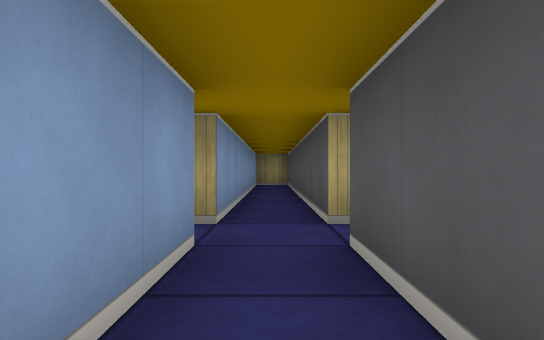
[1] (above)

23 first-person views from a walk through a cub3D maze. The camera is about half as high as the walls, looks level and sees 70° across. The floor is counted in squares. Each view is taken from the middle of a square. On the plan, view 1 faces up. The plan holds only what a view shows up to about 9 squares ahead; the rest is blank.

[2]
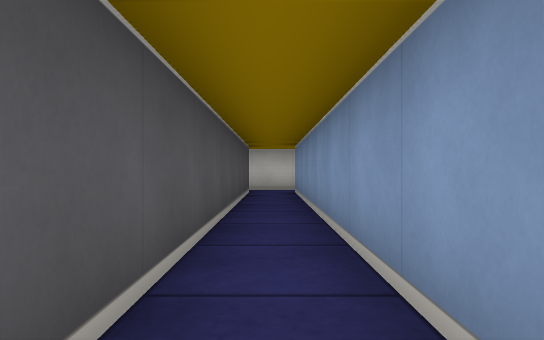

[3]
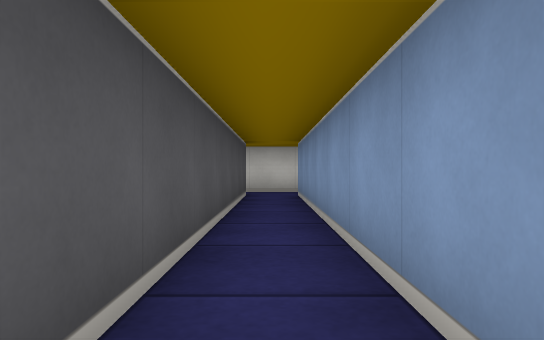

[4]
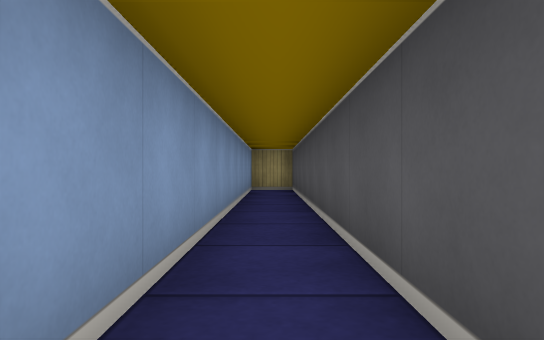

[5]
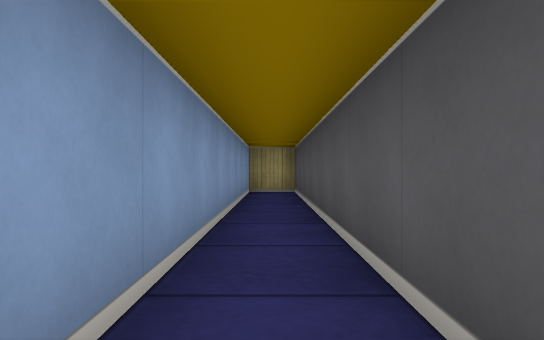

[6]
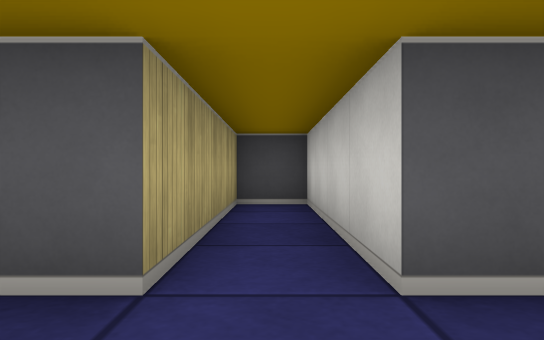

[7]
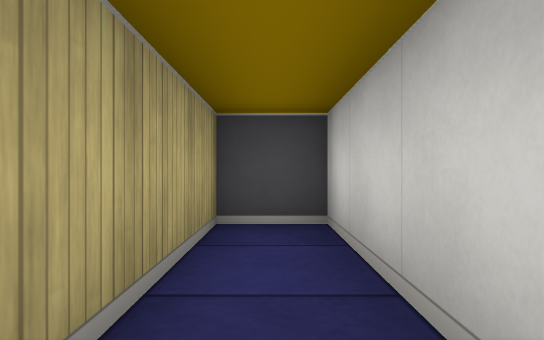

[8]
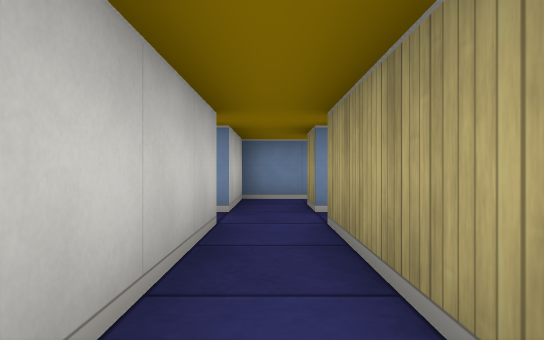

[9]
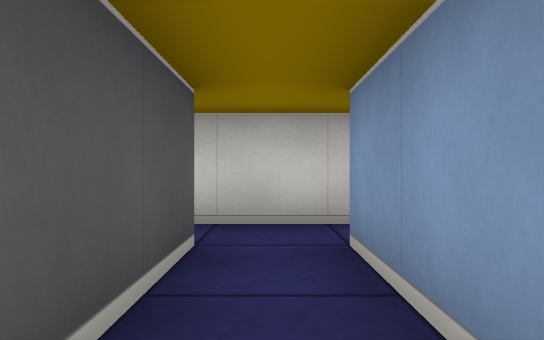

[10]
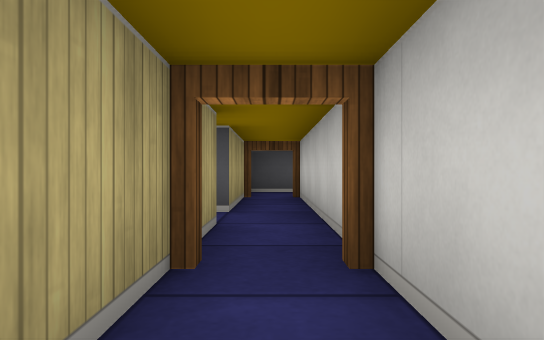

[11]
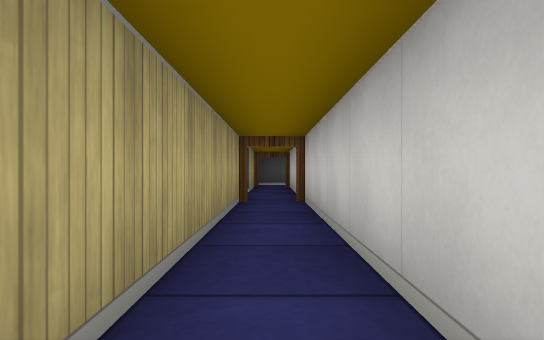

[12]
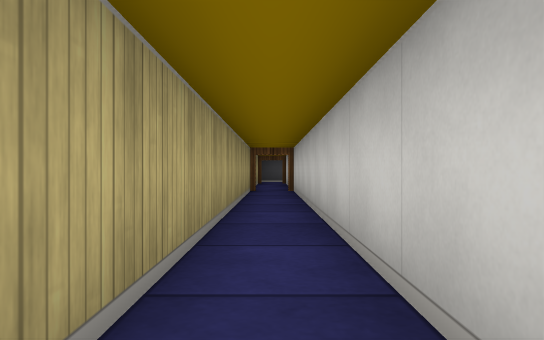

[13]
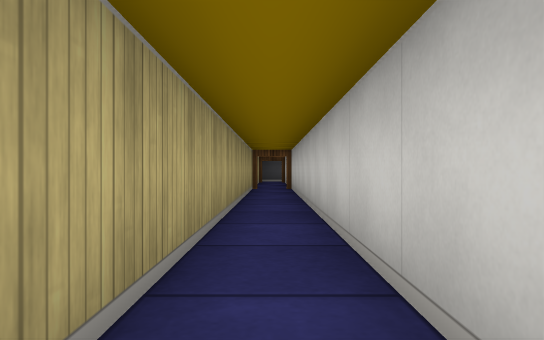

[14]
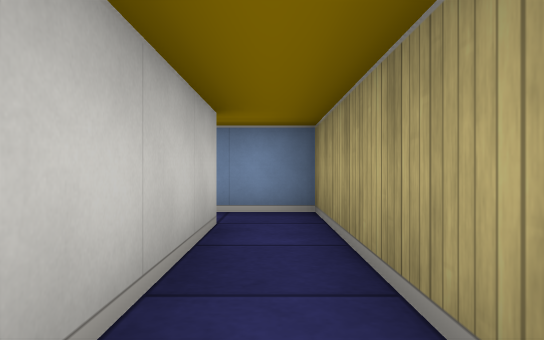

[15]
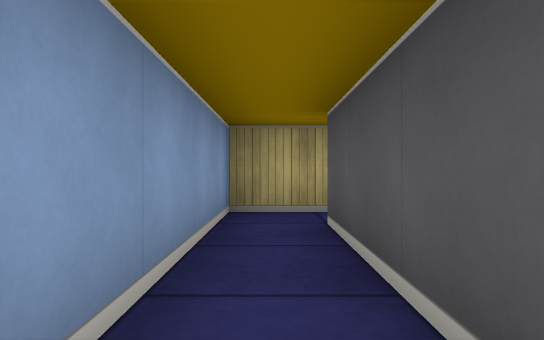

[16]
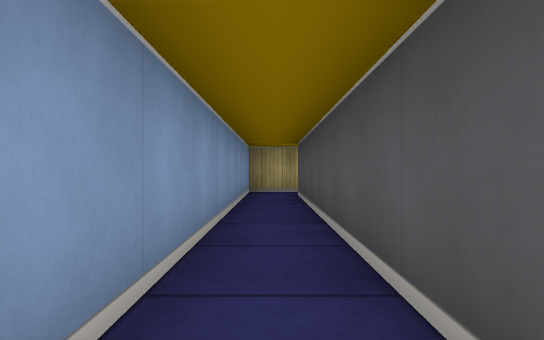

[17]
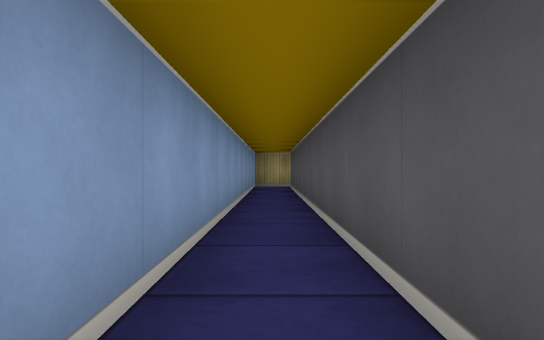

[18]
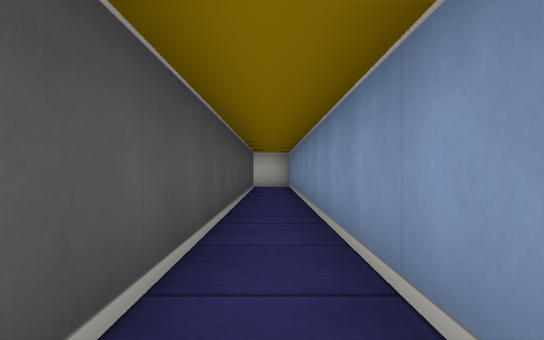

[19]
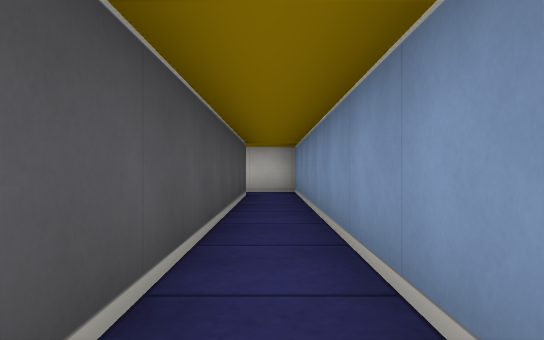

[20]
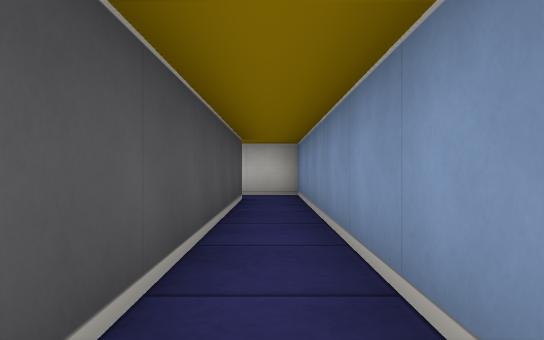

[21]
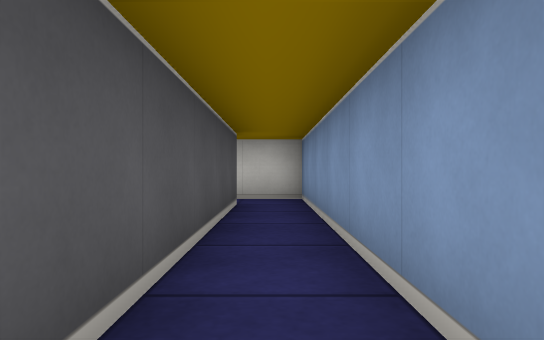

[22]
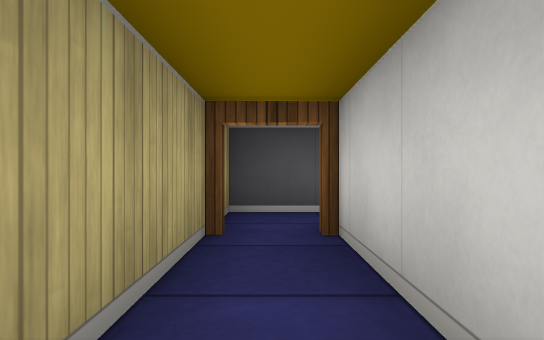

[23]
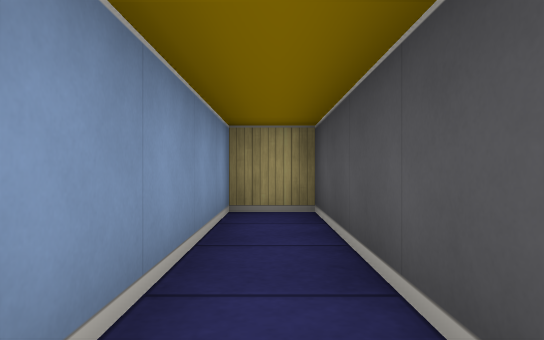

### Floor plan
Ten units are one square. View 1 is at (0, 0); x grows to the right and y downward. Boxes are objects, and circles mark ways between rooms. Rooms are numbered by the first view taken in them; rooms with no view inside come last. Other rooms are left out.
<svg viewBox="-130 -130 180 390">
<path fill="none" stroke="#000" d="M30 55 5 55 5 -25M-21 65 31 65M-5 -25 -5 55 -20 55M5 -25 45 -25 45 -35 5 -35 5 -125 -5 -125 -5 -35M-25 -36 -25 -25 -5 -25M-5 -35 -14 -35M-115 245 -115 65 -21 65M-20 55 -125 55 -125 255 -114 255"/>
<circle cx="0" cy="-20" r="3" fill="#2a7"/>
<circle cx="-20" cy="60" r="3" fill="#2a7"/>
<circle cx="-10" cy="-30" r="3" fill="#2a7"/>
<text x="0" y="30">1</text>
<text x="0" y="-60">2</text>
<text x="-20" y="-120">3</text>
<text x="-120" y="130">4</text>
</svg>
Room 1 opens to room 2. Room 1 opens to room 4. Room 2 opens to room 3.

Where each view was taken, in squares from view 1:
view 1: 0 up, 0 right, facing up
view 2: 3 up, 0 right, facing down
view 3: 2 up, 0 right, facing down
view 4: 3 up, 0 right, facing up
view 5: 4 up, 0 right, facing up
view 6: 3 up, 1 left, facing right
view 7: 3 up, 1 right, facing right
view 8: 3 up, 4 right, facing left
view 9: 3 down, 0 right, facing down
view 10: 6 down, 4 left, facing right
view 11: 6 down, 8 left, facing right
view 12: 6 down, 11 left, facing right
view 13: 6 down, 12 left, facing right
view 14: 6 down, 8 left, facing left
view 15: 10 down, 12 left, facing up
view 16: 14 down, 12 left, facing up
view 17: 17 down, 12 left, facing up
view 18: 14 down, 12 left, facing down
view 19: 17 down, 12 left, facing down
view 20: 18 down, 12 left, facing down
view 21: 19 down, 12 left, facing down
view 22: 6 down, 0 right, facing right
view 23: 8 up, 0 right, facing up
